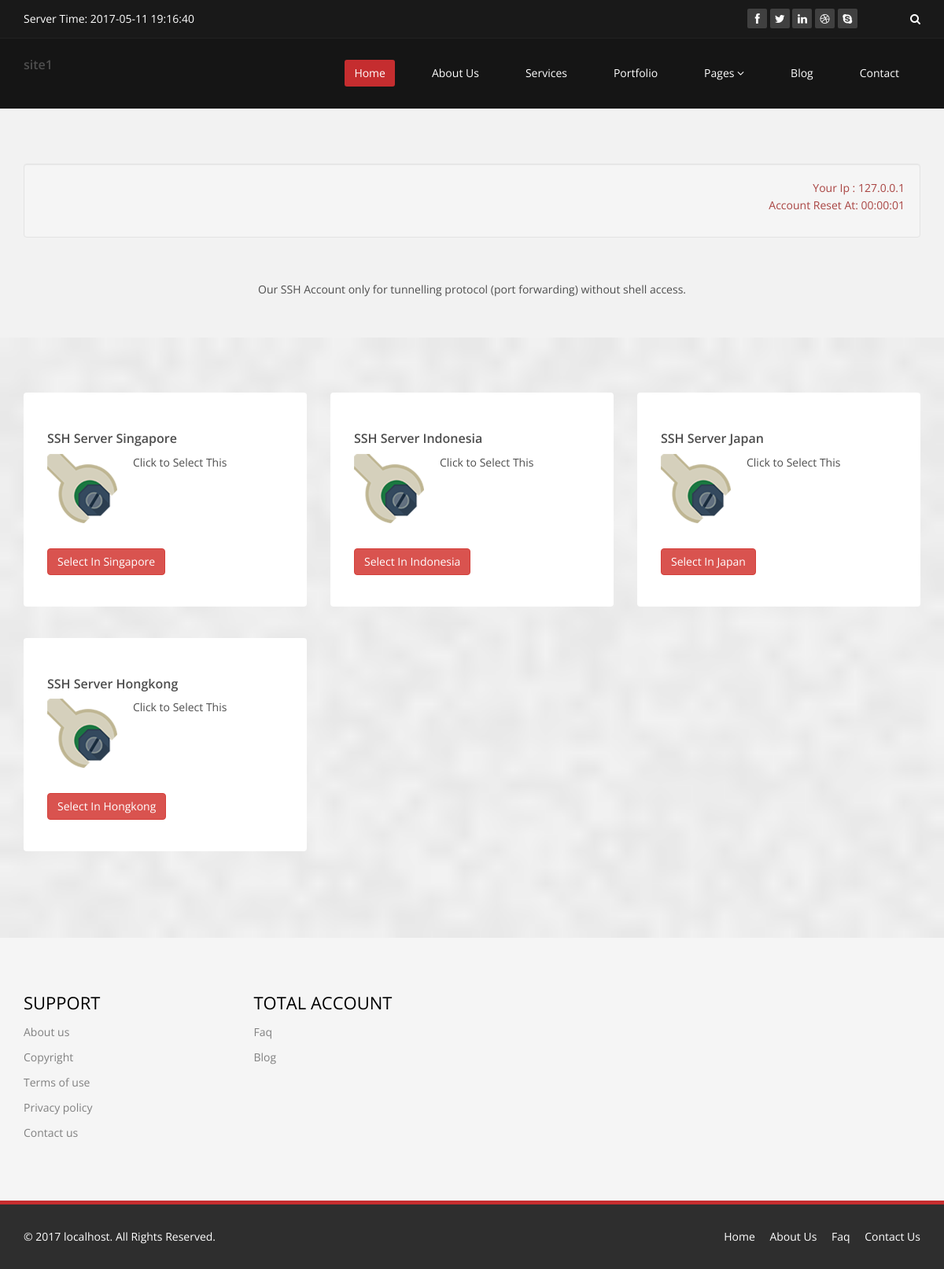
Page /page/secure-shell-server/continent/Asia on the committed database.
### tables this page shows
CREATE TABLE `website` (
  `brand` varchar(20) NOT NULL DEFAULT 'YOURWEB',
  `author` varchar(20) NOT NULL,
  `title` text,
  `description` text NOT NULL,
  PRIMARY KEY (`brand`)
);

CREATE TABLE `country` (
  `Id` int(11) NOT NULL AUTO_INCREMENT,
  `Name` varchar(20) DEFAULT NULL,
  `Country` varchar(20) DEFAULT NULL,
  PRIMARY KEY (`Id`)
);

### application/controllers/Page.php (called while the page is built, shortened)
<?php
class Page extends CI_Controller {
	public function __construct()
	{
		$this->load->model('WebApi');
		$this->load->helper('url_helper');
	}
	private function _set_view($file, $init)
	{
		$header = $this->WebApi->get_site_details();
		$this->load->view('bootstrap/header', $header);
		$this->load->view($file, $init);
                $this->load->view('bootstrap/footer');
	}
	public function get_location($benua = FALSE)
	{
		if ( empty($this->WebApi->get_location($benua)) ){
			show_404();
		}
		$data['country'] = $this->WebApi->get_location($benua);
		$this->_set_view('country', $data);
	}
}

### index.php (called while the page is built, shortened)
<?php
require_once BASEPATH.'core/CodeIgniter.php';

### application/models/WebApi.php (called while the page is built, shortened)
<?php
class WebApi extends CI_Model {
	public function get_site_details() {
		$query = $this->db->get('website');
		foreach ($query->result_array() as $row) {
			return array (
				'author' => $row['author'],
				'title' => $row['title'],
				'description' => $row['description'],
				'brand' => $row['brand']
			);
		}
	}
	public function get_location($name) {
		$query = $this->db->get_where('country', array('Name' => $name));
		$arr = array();
		foreach ($query->result_array() as $row) {
			$tmp = array(
				'Name' => $row['Name'],
				'Country' => $row['Country']
			);
			array_push($arr, $tmp);
		}
		return $arr;
	}
}

### application/views/country.php (the view, shortened to what this page needs)
 <section id="feature" >
        <div class="container">
            <div class="row">
                <div class="features">
                    <div class="col-lg-12 wow fadeInDown" data-wow-duration="1000ms" data-wow-delay="600ms">
                        <div class="feature-wrap">
				<div class="well">
					<p align="right" class="text-danger">
						Your Ip : <?php echo $_SERVER['REMOTE_ADDR'];?><br>
						Account Reset At: 00:00:01
				</div>
                        </div>
                    </div>
                </div>
			<p align="center">Our SSH Account only for tunnelling protocol (port forwarding) without shell access.</p>
            </div>
        </div>
   </section>
<section id="services" class="service-item">
<div class="container">
		<div class="row">
			<?php foreach($country as $name):?>
			<div class="col-sm-6 col-md-4">
				<div class="media services-wrap wow fadeInDown">
					<h4>SSH Server <?php echo $name['Country']; ?></h4>
					<div class="pull-left">
                            			<img class="img-responsive" src="<?php echo base_url();?>images/services/services3.png">
                        		</div>
					<div class="media-body" style="height:120px;">
						Click to Select This <br/>
					</div>
					<a class="btn btn-danger" href="<?php echo site_url('page/secure-shell-server/continent/').$name['Name'].'/'.$name['Country'];?>">Select In <?php echo $name['Country']?></a>
				</div>
			</div>
			<?php endforeach; ?>
		</div>
	</div>
</section>

### application/views/bootstrap/header.php (shortened to what this page needs)
<!DOCTYPE html>
<html lang="en">
	<head>
		<link href="<?php echo base_url();?>css/bootstrap.min.css" rel="stylesheet"/>
		<link href="<?php echo base_url();?>css/font-awesome.min.css" rel="stylesheet"/>
		<link href="<?php echo base_url();?>css/animate.min.css" rel="stylesheet"/>
		<link href="<?php echo base_url();?>css/prettyPhoto.css" rel="stylesheet"/>
		<link href="<?php echo base_url();?>css/main.css" rel="stylesheet"/>
		<link href="<?php echo base_url();?>css/responsive.css" rel="stylesheet"/>
	</head>
	<body>
	<header id="header">
		<div class="top-bar">
			<div class="container">
				<div class="row">
					<div class="col-sm-6 col-xs-4">
						<div class="top-number"><p>Server Time: <?php echo date("Y-m-d H:i:s",time());?></p></div>
					</div>
					<div class="col-sm-6 col-xs-8">
						<div class="social">
							<ul class="social-share">
								<li><a href="#"><i class="fa fa-facebook"></i></a></li>
								<li><a href="#"><i class="fa fa-twitter"></i></a></li>
								<li><a href="#"><i class="fa fa-linkedin"></i></a></li>
								<li><a href="#"><i class="fa fa-dribbble"></i></a></li>
								<li><a href="#"><i class="fa fa-skype"></i></a></li>
							</ul>
							<div class="search">
								<form role="form">
									<input type="text" class="search-form" autocomplete="off" placeholder="Search">
									<i class="fa fa-search"></i>
								</form>
							</div>
						</div>
					</div>
				</div>
			</div>
		</div>
		<nav class="navbar navbar-inverse" role="banner">
			<div class="container">
				<div class="navbar-header">
					<a class="navbar-brand" href="#"><h4><?php echo $brand;?></h4></a>
				</div>
				<div class="collapse navbar-collapse navbar-right">
					<ul class="nav navbar-nav">
						<li class="active"><a href="<?php echo base_url();?>">Home</a></li>
						<li><a href="about-us.html">About Us</a></li>
						<li><a href="services.html">Services</a></li>
						<li><a href="portfolio.html">Portfolio</a></li>
						<li class="dropdown"><a href="#" class="dropdown-toggle" data-toggle="dropdown">Pages <i class="fa fa-angle-down"></i></a>
						</li>
						<li><a href="blog.html">Blog</a></li>
						<li><a href="contact-us.html">Contact</a></li>
					</ul>
				</div>
			</div>
		</nav>
	</header>

### css/main.css (style rules this page uses)
body { background: #fff; font-family: 'Open Sans', sans-serif; color:#4e4e4e; line-height: 22px; }
h1, h2, h3, h4, h5, h6 { font-weight: 600; font-family: 'Open Sans', sans-serif; color:#4e4e4e; }
h4 { font-size: 16px; }
a { color: #c52d2f; -webkit-transition: color 300ms, background-color 300ms; -moz-transition: color 300ms, background-color 300ms; -o-transition: color 300ms, background-color 300ms; transition: color 300ms, background-color 300ms; }
.media>.pull-left { margin-right: 20px; }
body > section { padding: 70px 0; }
#header .search { display: inline-block; }
.navbar>.container .navbar-brand { margin-left: 0; }
.top-bar { padding: 10px 0; background: #191919; border-bottom: 1px solid #222; line-height: 28px; }
.top-number { color: #fff; }
.top-number p { margin: 0 }
.social { text-align: right; }
.social-share { display: inline-block; list-style: none; padding: 0; margin: 0; }
ul.social-share li { display: inline-block; }
ul.social-share li a { display: inline-block; color: #fff; background: #404040; width: 25px; height: 25px; line-height: 25px; text-align: center; border-radius: 2px; }
.search i { color: #fff; }
input.search-form { background: transparent; border: 0 none; width: 60px; padding: 0 10px; color: #FFF; -webkit-transition: all 400ms; -moz-transition: all 400ms; -ms-transition: all 400ms; -o-transition: all 400ms; transition: all 400ms; }
.navbar-brand { padding: 0; margin:0; }
.navbar { border-radius: 0; margin-bottom: 0; background: #151515; padding: 15px 0; padding-bottom: 0; }
.navbar-nav { margin-top: 12px; }
.navbar-nav>li { margin-left: 35px; padding-bottom: 28px; }
.navbar-inverse .navbar-nav > li > a { padding: 5px 12px; margin: 0; border-radius: 3px; color: #fff; line-height: 24px; display: inline-block; }
.navbar-inverse { border: none; }
.navbar-inverse .navbar-brand { font-size: 36px; line-height: 50px; color: #fff; }
.navbar-inverse .navbar-nav > .active > a, .navbar-inverse .navbar-nav > .active > a:hover, .navbar-inverse .navbar-nav > .active > a:focus, .navbar-inverse .navbar-nav > .open > a, .navbar-inverse .navbar-nav > .open > a:hover, .navbar-inverse .navbar-nav > .open > a:focus { background-color: #c52d2f; color: #fff; }
.navbar-inverse .navbar-collapse, .navbar-inverse .navbar-form { border-top: 0; padding-bottom: 0; }
#feature { background: #f2f2f2; padding-bottom: 40px; }
.features { padding: 0; }
.feature-wrap { margin-bottom: 35px; overflow: hidden; }
#services { background: #000 url(../images/services/bg_services.png); background-size: cover; }
.services-wrap { padding: 40px 30px; background: #fff; border-radius: 4px; margin: 0 0 40px; }
.services-wrap .pull-left { margin-right: 20px; }

### rows in the picture
website: brand "site1"
country: Country "Singapore"
country: Country "Indonesia"
country: Country "Japan"
country: Country "Hongkong"

### other values in the picture
$_SERVER['REMOTE_ADDR'] "127.0.0.1"
$_SERVER['SERVER_NAME'] "localhost"
